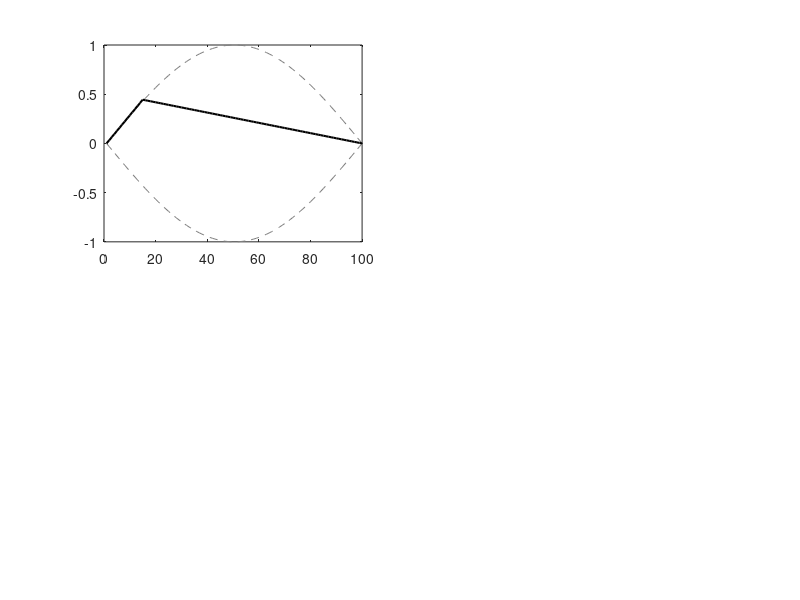

MATLAB code for this plot: (Note: this script raises an error after producing the figure.)
clear all;
close all;

figure('Position', [440 515 560 283])
N = 100;
numFigs = 4;

phase = 0.75 * pi;
amp = 1;
plotAmp = 1.5;
figNum = [1, 3, 4, 2];
for i = 1:numFigs
    c = 0.5 * cos(phase) + 0.5;
    sgn = sign(sin(phase));
    length1 = round(N * c);
    length2 = round(N * (1-c));
    line1 = linspace(0, sgn * amp * sin(c * pi), length1);
    line2 = linspace(sgn* amp * sin(c * pi) * (length2-1)/length2, 0, length2);
    
    subplot(2, 2, figNum(i))
    
    plot(amp * sin([0:1/(N-1):1] * pi), '--', 'color', [0.5, 0.5, 0.5])
    hold on;
    plot(-amp * sin([0:1/(N-1):1] * pi), '--', 'color', [0.5, 0.5, 0.5])
    plot([line1, line2], 'k', 'Linewidth', 1.5)
    rectangle('Position', [10, -1, 3, 2], 'EdgeColor', [0, 0, 0, 0.2], 'FaceColor', [0, 0, 0, 0.2])
    if figNum(i) < 3
        yPos = 0.5;
    else
        yPos = 0;
    end
    
    if mod(figNum(i), 2) == 0
        xPos = 0.52;
    else
        xPos = 0;
    end
    
    set(gca, 'Position', [xPos yPos 0.48 0.5])
    axis off;
    ylim([-plotAmp*amp plotAmp*amp])
    myArrow([11.5, 11.5],[-0.8, 0.8], 1, 8, 10, [0.2, 0.2, 0.2])

    phase = phase + 2 * pi / numFigs;
end
set(gcf, 'color','none')